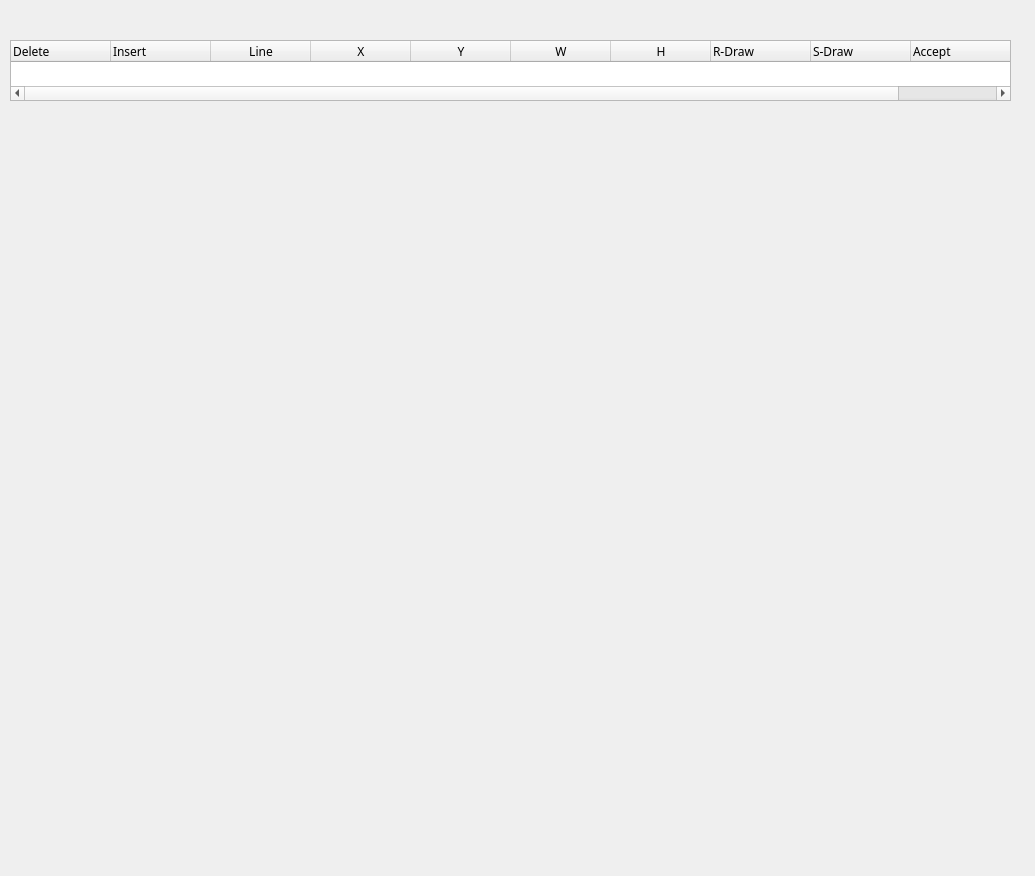
<?xml version="1.0" encoding="UTF-8"?>
<ui version="4.0">
 <class>BoxEditor</class>
 <widget class="QWidget" name="BoxEditor">
  <property name="geometry">
   <rect>
    <x>0</x>
    <y>0</y>
    <width>1035</width>
    <height>876</height>
   </rect>
  </property>
  <property name="windowTitle">
   <string>Form</string>
  </property>
  <widget class="QTableWidget" name="BoxTable">
   <property name="geometry">
    <rect>
     <x>10</x>
     <y>40</y>
     <width>1001</width>
     <height>61</height>
    </rect>
   </property>
   <column>
    <property name="text">
     <string>Delete</string>
    </property>
    <property name="toolTip">
     <string>Delete Row</string>
    </property>
    <property name="font">
     <font>
      <family>FROMVS</family>
      <weight>50</weight>
      <bold>false</bold>
     </font>
    </property>
    <property name="textAlignment">
     <set>AlignLeading|AlignVCenter</set>
    </property>
    <property name="icon">
     <iconset resource="../UI_Icons.qrc">
      <normaloff>:/Icons/Icons/cross.png</normaloff>:/Icons/Icons/cross.png</iconset>
    </property>
   </column>
   <column>
    <property name="text">
     <string>Insert</string>
    </property>
    <property name="font">
     <font>
      <family>FROMVS</family>
     </font>
    </property>
    <property name="textAlignment">
     <set>AlignLeading|AlignVCenter</set>
    </property>
    <property name="icon">
     <iconset resource="../UI_Icons.qrc">
      <normaloff>:/Icons/Icons/insertabove.png</normaloff>:/Icons/Icons/insertabove.png</iconset>
    </property>
   </column>
   <column>
    <property name="text">
     <string>Line</string>
    </property>
    <property name="font">
     <font>
      <family>FROMVS</family>
     </font>
    </property>
   </column>
   <column>
    <property name="text">
     <string>X</string>
    </property>
    <property name="font">
     <font>
      <family>FROMVS</family>
     </font>
    </property>
   </column>
   <column>
    <property name="text">
     <string>Y</string>
    </property>
    <property name="font">
     <font>
      <family>FROMVS</family>
     </font>
    </property>
   </column>
   <column>
    <property name="text">
     <string>W</string>
    </property>
    <property name="font">
     <font>
      <family>FROMVS</family>
     </font>
    </property>
   </column>
   <column>
    <property name="text">
     <string>H</string>
    </property>
    <property name="font">
     <font>
      <family>FROMVS</family>
     </font>
    </property>
   </column>
   <column>
    <property name="text">
     <string>R-Draw</string>
    </property>
    <property name="toolTip">
     <string>Draw linebox with rubberBand</string>
    </property>
    <property name="font">
     <font>
      <family>FROMVS</family>
     </font>
    </property>
    <property name="textAlignment">
     <set>AlignLeading|AlignVCenter</set>
    </property>
    <property name="icon">
     <iconset resource="../UI_Icons.qrc">
      <normaloff>:/Icons/Icons/rubberband.png</normaloff>:/Icons/Icons/rubberband.png</iconset>
    </property>
   </column>
   <column>
    <property name="text">
     <string>S-Draw</string>
    </property>
    <property name="font">
     <font>
      <family>FROMVS</family>
     </font>
    </property>
    <property name="textAlignment">
     <set>AlignLeading|AlignVCenter</set>
    </property>
    <property name="icon">
     <iconset resource="../UI_Icons.qrc">
      <normaloff>:/Icons/Icons/table.png</normaloff>:/Icons/Icons/table.png</iconset>
    </property>
   </column>
   <column>
    <property name="text">
     <string>Accept</string>
    </property>
    <property name="font">
     <font>
      <family>FROMVS</family>
     </font>
    </property>
    <property name="textAlignment">
     <set>AlignLeading|AlignVCenter</set>
    </property>
    <property name="icon">
     <iconset resource="../UI_Icons.qrc">
      <normaloff>:/Icons/Icons/Valid.png</normaloff>:/Icons/Icons/Valid.png</iconset>
    </property>
   </column>
  </widget>
 </widget>
 <resources>
  <include location="../UI_Icons.qrc"/>
 </resources>
 <connections/>
</ui>
